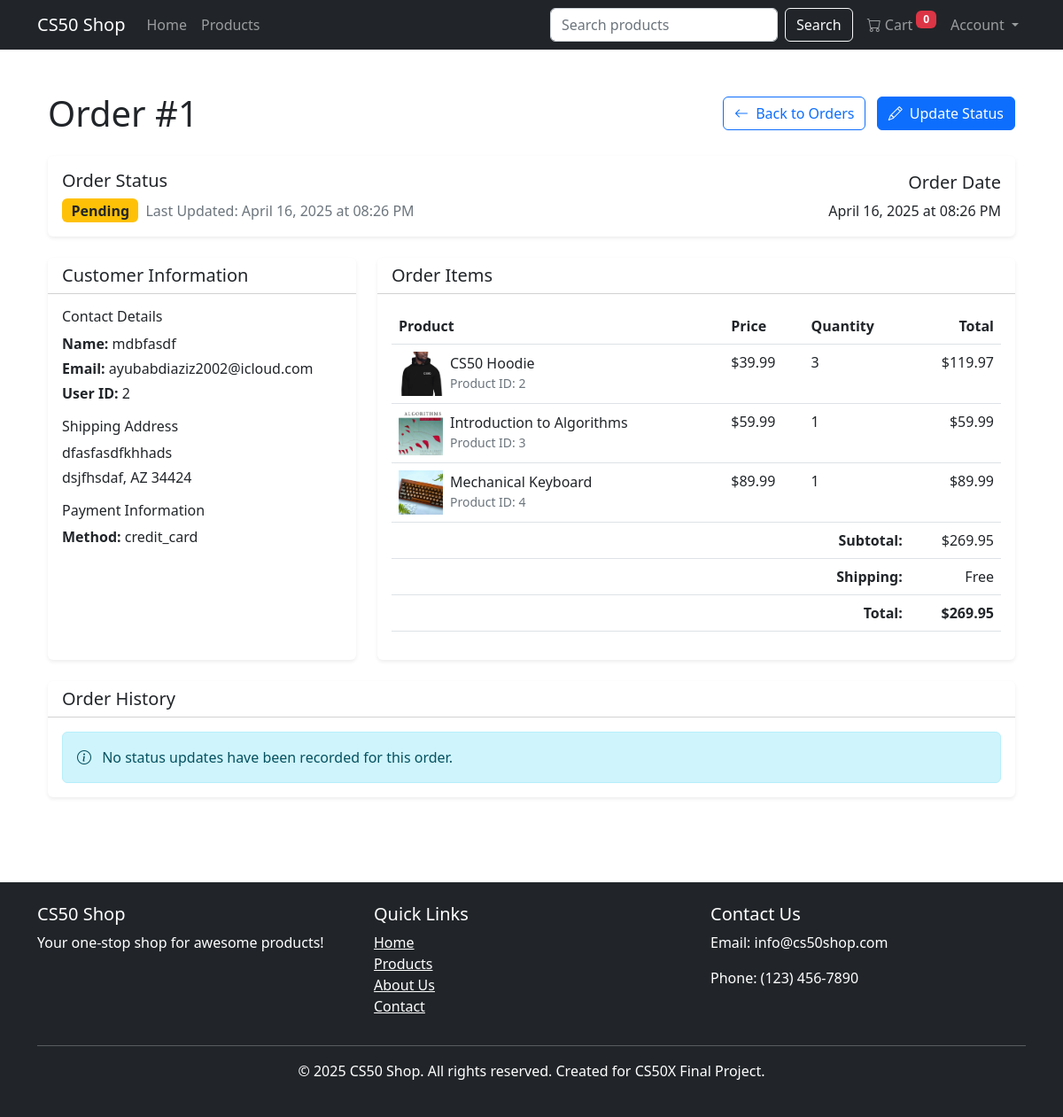
/admin/orders/1 (signed in), run on the app's committed database.
### tables this page shows
CREATE TABLE orders (
    id INTEGER PRIMARY KEY AUTOINCREMENT,
    user_id INTEGER NOT NULL,
    total REAL NOT NULL,
    name TEXT NOT NULL,
    email TEXT NOT NULL,
    address TEXT NOT NULL,
    city TEXT NOT NULL,
    state TEXT NOT NULL,
    zip TEXT NOT NULL,
    payment_method TEXT NOT NULL,
    status TEXT NOT NULL,
    created_at TIMESTAMP DEFAULT CURRENT_TIMESTAMP,
    FOREIGN KEY (user_id) REFERENCES users (id)
);

CREATE TABLE order_items (
    id INTEGER PRIMARY KEY AUTOINCREMENT,
    order_id INTEGER NOT NULL,
    product_id INTEGER NOT NULL,
    quantity INTEGER NOT NULL,
    price REAL NOT NULL,
    FOREIGN KEY (order_id) REFERENCES orders (id),
    FOREIGN KEY (product_id) REFERENCES products (id)
);

CREATE TABLE products (
    id INTEGER PRIMARY KEY AUTOINCREMENT,
    name TEXT NOT NULL,
    description TEXT,
    price REAL NOT NULL,
    stock INTEGER DEFAULT 0,
    image_url TEXT,
    category_id INTEGER,
    featured INTEGER DEFAULT 0,
    created_at TIMESTAMP DEFAULT CURRENT_TIMESTAMP,
    FOREIGN KEY (category_id) REFERENCES categories (id)
);

### app.py (the view)
@app.route("/admin/orders/<int:order_id>")
@login_required
@admin_required
def admin_order_detail(order_id):
    db.execute("""SELECT o.*, u.username
               FROM orders o
               JOIN users u ON o.user_id = u.id
               WHERE o.id = ?""", [order_id])
    order = db.fetchone()
    if not order:
        flash("Order not found", "danger")
        return redirect("/admin/orders")
    order_items = get_order_items(order_id)
    db.execute("""SELECT oh.*, u.username as admin_username
               FROM order_history oh
               JOIN users u ON oh.admin_id = u.id
               WHERE oh.order_id = ?
               ORDER BY oh.created_at DESC""", [order_id])
    order_history = db.fetchall()
    from datetime import datetime
    order = dict(order)
    if order['created_at'] and isinstance(order['created_at'], str):
        try:
            order['created_at'] = datetime.strptime(order['created_at'], '%Y-%m-%d %H:%M:%S')
        except ValueError:
            order['created_at'] = datetime.strptime(order['created_at'].split('.')[0], '%Y-%m-%d %H:%M:%S')
    order_history_list = [dict(history) for history in order_history]
    for history in order_history_list:
        if history['created_at'] and isinstance(history['created_at'], str):
            try:
                history['created_at'] = datetime.strptime(history['created_at'], '%Y-%m-%d %H:%M:%S')
            except ValueError:
                history['created_at'] = datetime.strptime(history['created_at'].split('.')[0], '%Y-%m-%d %H:%M:%S')
    return render_template("admin/order_detail.html", order=order, order_items=order_items, order_history=order_history_list)

### app.py (called while the page is built)
@app.after_request
def after_request(response):
    response.headers["Cache-Control"] = "no-cache, no-store, must-revalidate"
    response.headers["Expires"] = 0
    response.headers["Pragma"] = "no-cache"
    return response

def get_order_items(order_id):
    order_conn = sqlite3.connect('database/cs50_shop.db')
    order_conn.row_factory = sqlite3.Row
    order_cursor = order_conn.cursor()
    order_cursor.execute("""SELECT oi.*, p.name as product_name, p.image_url
               FROM order_items oi
               JOIN products p ON oi.product_id = p.id
               WHERE oi.order_id = ?""", [order_id])
    items = order_cursor.fetchall()
    order_cursor.close()
    order_conn.close()
    return items

### helpers.py (called while the page is built)
def login_required(f):
    @wraps(f)
    def decorated_function(*args, **kwargs):
        if session.get("user_id") is None:
            flash("Please log in to access this page", "warning")
            return redirect(url_for("login"))
        return f(*args, **kwargs)
    return decorated_function

def admin_required(f):
    @wraps(f)
    def decorated_function(*args, **kwargs):
        if not session.get("is_admin"):
            flash("You don't have permission to access this page", "danger")
            return redirect(url_for("index"))
        return f(*args, **kwargs)
    return decorated_function

### templates/admin/order_detail.html (shortened to what this page needs)
{% extends "layout.html" %}
{% block main %}
    <div class="container py-4">
        <div class="d-flex justify-content-between align-items-center mb-4">
            <h1 class="mb-0">Order #{{ order.id }}</h1>
            <div>
                <a href="/admin/orders" class="btn btn-outline-primary me-2">
                    <i class="bi bi-arrow-left me-1"></i> Back to Orders
                </a>
                <button type="button" class="btn btn-primary" data-bs-toggle="modal" data-bs-target="#updateStatusModal">
                    <i class="bi bi-pencil me-1"></i> Update Status
                </button>
            </div>
        </div>
        <div class="card border-0 shadow-sm mb-4">
            <div class="card-body">
                <div class="row align-items-center">
                    <div class="col-md-6">
                        <h5 class="card-title">Order Status</h5>
                        <div class="d-flex align-items-center">
                            {% if order.status == 'pending' %}
                            <span class="badge bg-warning text-dark fs-6 me-2">Pending</span>
                            {% elif order.status == 'processing' %}
                            <span class="badge bg-info fs-6 me-2">Processing</span>
                            {% elif order.status == 'shipped' %}
                            <span class="badge bg-primary fs-6 me-2">Shipped</span>
                            {% elif order.status == 'delivered' %}
                            <span class="badge bg-success fs-6 me-2">Delivered</span>
                            {% elif order.status == 'cancelled' %}
                            <span class="badge bg-danger fs-6 me-2">Cancelled</span>
                            {% endif %}
                            <span class="text-muted">Last Updated: {{ order.created_at.strftime('%B %d, %Y at %I:%M %p') }}</span>
                        </div>
                    </div>
                    <div class="col-md-6 text-md-end mt-3 mt-md-0">
                        <h5 class="card-title">Order Date</h5>
                        <p class="mb-0">{{ order.created_at.strftime('%B %d, %Y at %I:%M %p') }}</p>
                    </div>
                </div>
            </div>
        </div>
        <div class="row">
            <div class="col-lg-4 mb-4">
                <div class="card border-0 shadow-sm h-100">
                    <div class="card-header bg-white">
                        <h5 class="mb-0">Customer Information</h5>
                    </div>
                    <div class="card-body">
                        <h6>Contact Details</h6>
                        <p class="mb-1"><strong>Name:</strong> {{ order.name }}</p>
                        <p class="mb-1"><strong>Email:</strong> {{ order.email }}</p>
                        <p class="mb-3"><strong>User ID:</strong> {{ order.user_id }}</p>
                        <h6>Shipping Address</h6>
                        <p class="mb-1">{{ order.address }}</p>
                        <p class="mb-1">{{ order.city }}, {{ order.state }} {{ order.zip }}</p>
                        <h6 class="mt-3">Payment Information</h6>
                        <p class="mb-1"><strong>Method:</strong> {{ order.payment_method }}</p>
                    </div>
                </div>
            </div>
            <div class="col-lg-8 mb-4">
                <div class="card border-0 shadow-sm">
                    <div class="card-header bg-white">
                        <h5 class="mb-0">Order Items</h5>
                    </div>
                    <div class="card-body">
                        <div class="table-responsive">
                            <table class="table">
                                <thead>
                                    <tr>
                                        <th>Product</th>
                                        <th>Price</th>
                                        <th>Quantity</th>
                                        <th class="text-end">Total</th>
                                    </tr>
                                </thead>
                                <tbody>
                                    {% for item in order_items %}
                                    <tr>
                                        <td>
                                            <div class="d-flex align-items-center">
                                                <img src="{{ item.image_url }}" alt="{{ item.product_name }}" class="me-2" style="width: 50px; height: 50px; object-fit: cover;">
                                                <div>
                                                    <h6 class="mb-0">{{ item.product_name }}</h6>
                                                    <small class="text-muted">Product ID: {{ item.product_id }}</small>
                                                </div>
                                            </div>
                                        </td>
                                        <td>${{ item.price | round(2) }}</td>
                                        <td>{{ item.quantity }}</td>
                                        <td class="text-end">${{ (item.price * item.quantity) | round(2) }}</td>
                                    </tr>
                                    {% endfor %}
                                </tbody>
                                <tfoot>
                                    <tr>
                                        <td colspan="3" class="text-end"><strong>Subtotal:</strong></td>
                                        <td class="text-end">${{ order.total | round(2) }}</td>
                                    </tr>
                                    <tr>
                                        <td colspan="3" class="text-end"><strong>Shipping:</strong></td>
                                        <td class="text-end">
                                            {% if order.total >= 50 %}
                                            Free
                                            {% else %}
                                            $5.00
                                            {% endif %}
                                        </td>
                                    </tr>
                                    <tr>
                                        <td colspan="3" class="text-end"><strong>Total:</strong></td>
                                        <td class="text-end"><strong>${{ order.total | round(2) }}</strong></td>
                                    </tr>
                                </tfoot>
                            </table>
                        </div>
                    </div>
                </div>
            </div>
            <div class="col-12">
                <div class="card border-0 shadow-sm">
                    <div class="card-header bg-white">
                        <h5 class="mb-0">Order History</h5>
                    </div>
                    <div class="card-body">
                        {% if order_history %}
                        <div class="table-responsive">
                            <table class="table">
                                <thead>
                                    <tr>
                                        <th>Date</th>
                                        <th>Status</th>
                                        <th>Notes</th>
                                        <th>Updated By</th>
                                    </tr>
                                </thead>
                                <tbody>
                                    {% for history in order_history %}
                                    <tr>
                                        <td>{{ history.created_at.strftime('%m/%d/%Y %I:%M %p') }}</td>
                                        <td>
                                            {% if history.status == 'pending' %}
                                            <span class="badge bg-warning text-dark">Pending</span>
                                            {% elif history.status == 'processing' %}
                                            <span class="badge bg-info">Processing</span>
                                            {% elif history.status == 'shipped' %}
                                            <span class="badge bg-primary">Shipped</span>
                                            {% elif history.status == 'delivered' %}
                                            <span class="badge bg-success">Delivered</span>
                                            {% elif history.status == 'cancelled' %}
                                            <span class="badge bg-danger">Cancelled</span>
                                            {% endif %}
                                        </td>
                                        <td>{{ history.notes or 'No notes' }}</td>
                                        <td>{{ history.admin_username }}</td>
                                    </tr>
                                    {% endfor %}
                                </tbody>
                            </table>
                        </div>
                        {% else %}
                        <div class="alert alert-info mb-0">
                            <i class="bi bi-info-circle me-2"></i> No status updates have been recorded for this order.
                        </div>
                        {% endif %}
                    </div>
                </div>
            </div>
        </div>
    </div>
{% endblock %}

### static/css/styles.css (style rules this page uses)
body { min-height: 100vh; display: flex; flex-direction: column; font-family: 'Segoe UI', Tahoma, Geneva, Verdana, sans-serif; }

### data on the page
orders: id "1", name "mdbfasdf", email "ayubabdiaziz2002@icloud.com", user_id "2", address "dfasfasdfkhhads", city "dsjfhsdaf", state "AZ", zip "34424", payment_method "credit_card", total "269.95"
order_items: image_url (picture), product_name "CS50 Hoodie", product_id "2", price "39.99", quantity "3", (item.price*item.quantity)|round(2) "119.97"
order_items: image_url (picture), product_name "Introduction to Algorithms", product_id "3", price "59.99", quantity "1", (item.price*item.quantity)|round(2) "59.99"
order_items: image_url (picture), product_name "Mechanical Keyboard", product_id "4", price "89.99", quantity "1", (item.price*item.quantity)|round(2) "89.99"

### other printed values
{{ order.created_at.strftime('%B %d, %Y at %I:%M %p') }} "April 16, 2025 at 08:26 PM"
